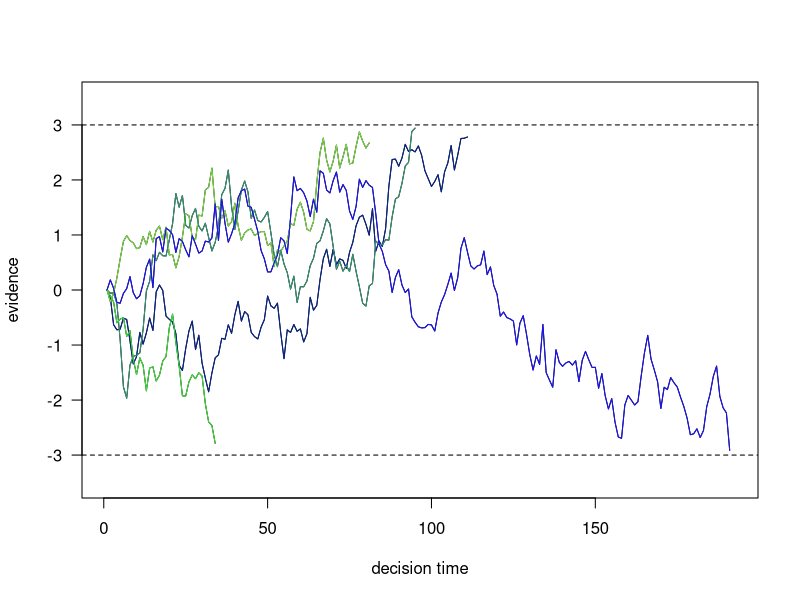
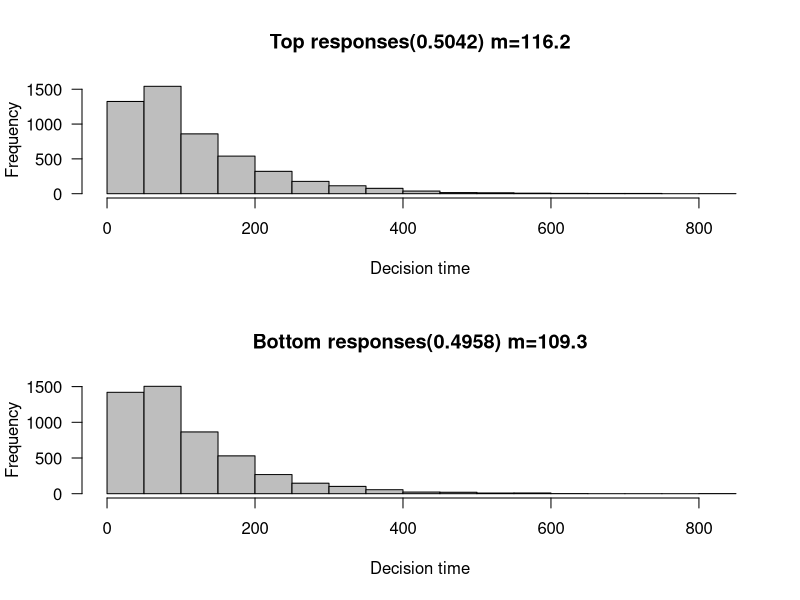

Generate these figures, in order, with R:
### random-walk model

nreps <- 10000
nsamples <- 2000

drift <- 0.0 # non informative stimulus
sdrw <- 0.3
criterion <- 3

latencies <- rep(0,nreps)
responses <- rep(0,nreps)
evidence <- matrix(0, nreps, nsamples+1)

for (i in c(1:nreps)) {
  evidence [i,] <- cumsum(c(0,rnorm(nsamples, drift, sdrw)))
  p <- which(abs(evidence[i,])>criterion)[1]
  responses[i] <- sign(evidence[i,p])
  latencies[i] <- p
}


### plot up to 5 random-walk path

# Generar colores aleatorios
generate_random_color <- function() {
  rgb(runif(1), runif(1), runif(1))
}


tbpn <- min(nreps,5)
plot(1:max(latencies[1:tbpn])+10,type = "n",las=1, ylim=c(-criterion-.5, criterion+.5),
     ylab = "evidence", xlab="decision time")
for (i in c(1:tbpn)) {
  lines(evidence[i,1:(latencies[i]-1)])
}
for (i in 1:tbpn) {
  lines(evidence[i, 1:(latencies[i] - 1)], col = generate_random_color())
}
abline(h=c(criterion,-criterion),lty="dashed")


### plot histograms of latencies
par(mfrow=c(2,1))

toprt <- latencies[responses > 0]
topprop <- length(toprt) / nreps
botrt <- latencies[responses < 0]
botprop <- length(botrt) / nreps

all_latencies <- c(toprt, botrt)
breaks <- hist(all_latencies, plot = FALSE)$breaks

hist(toprt, breaks = breaks, col = "gray", xlab = "Decision time", xlim = c(0, max(latencies)),
     main = paste("Top responses(", as.numeric(topprop), ") m=", as.character(signif(mean(toprt), 4)),
                  sep = ""), las = 1)

hist(botrt, breaks = breaks, col = "gray", xlab = "Decision time", xlim = c(0, max(latencies)),
     main = paste("Bottom responses(", as.numeric(botprop), ") m=", as.character(signif(mean(botrt), 4)),
                  sep = ""), las = 1)